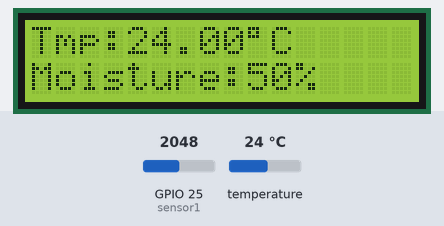
The sketch below on a simulated ESP32. Parts: 16×2 character LCD. The test bench sets the inputs (shaded band); at power-on: GPIO 25 (sensor1) = 2048, temperature 24 °C.

Above: at 4.3 s.
4.4 s: GPIO 25 (sensor1) set to 45
At 5.1 s:
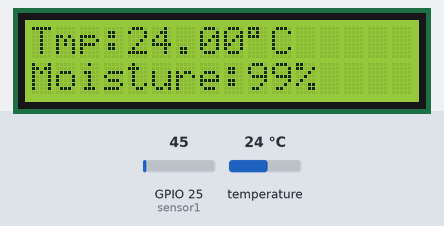
6.1 s: GPIO 25 (sensor1) set to 37
At 6.7 s:
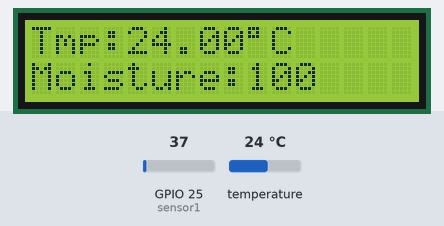
7.7 s: temperature set to 12 °C
At 8.4 s:
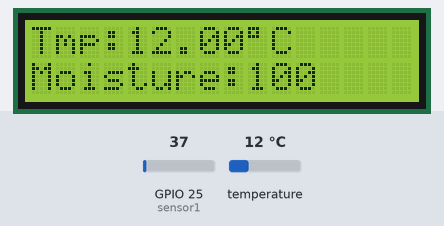
9.2 s: temperature set to 19 °C
At 10.2 s:
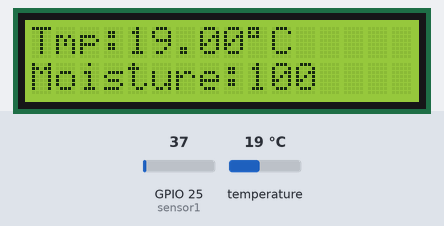
10.8 s: temperature set to 28 °C
At 11.9 s:
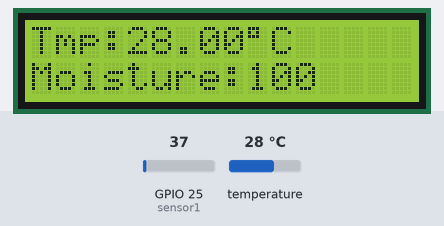
12.3 s: GPIO 25 (sensor1) set to 491
At 13.5 s:
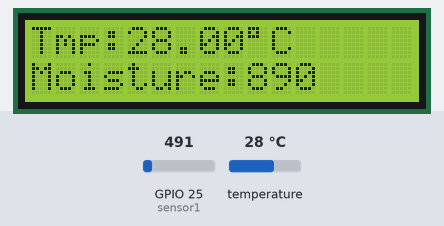
Timing chart, 0 to 14.9 s (numbered marks = the images above; inputs shaded):
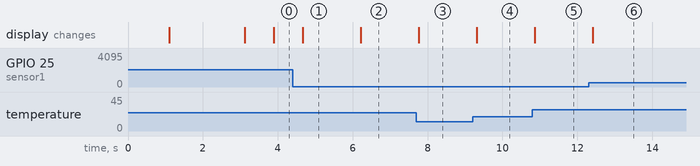

Measured:
- the behaviour switches between 41 and 40 on GPIO 25 (sensor1) (found by bisection; images 1 and 2)
- after the input at 4.4 s, the display: changes after 0.27 s (image 1)
- after the input at 6.1 s, the display: changes after 0.12 s (image 2)
- after the input at 7.7 s, the display: changes after 0.06 s (image 3)
- after the input at 9.2 s, the display: changes after 0.11 s (image 4)
- after the input at 10.8 s, the display: changes after 0.06 s (image 5)
- after the input at 12.3 s, the display: changes after 0.11 s (image 6)

The sketch:

new_updated.ino
```cpp
#include <LiquidCrystal_I2C.h>
#include <WiFi.h>
#include "SD.h"
#include "SPI.h"
#include <OneWire.h>
#include <DallasTemperature.h>
#define DS18B20PIN 4
OneWire oneWire(DS18B20PIN);
int sensor1 = 25;
int value ;
DallasTemperature sensor(&oneWire);
// Create the lcd object address 0x3F and 16 columns x 2 rows
LiquidCrystal_I2C lcd (0x27, 16,2);  //
int moisturePercentage;
int methane= 14;
long lastMsg = 0;
char msg[50];


void setup()
{

   Serial.begin(115200);
   sensor.begin();
 lcd. init ();
  lcd. backlight ();
    delay(1000);
  lcd.clear();
   lcd. setCursor (0, 0);
   lcd.print ("Whiz Key Pvt.Ltd  ");
   //lcd. setCursor (16, 1);
  //lcd.print ("Welcome ");
  delay(2000);
  lcd.clear();
  lcd. setCursor (9, 0);
  lcd.print((char)223);
  lcd. setCursor (10, 0);
  lcd.print ("C");
   lcd. setCursor (0, 0);
  lcd.print ("Tmp:");
   lcd. setCursor (9,0 );
   lcd. setCursor (0, 1);
  lcd.print ("Moisture:");

   lcd. setCursor (11, 1);
  lcd.print ("%");

}

void loop()
{
 sensor.requestTemperatures();
value = analogRead(sensor1);
value = map(value,0,4096,100,0);
 float tempinC = sensor.getTempCByIndex(0);
  lcd. setCursor (0, 0);
  lcd. setCursor (4, 0);
  lcd. print (tempinC);
  lcd. setCursor (9, 1);
  lcd. print (value);


}
//------------------------------------------------------------------

//------------------------------------------------------------------
```
